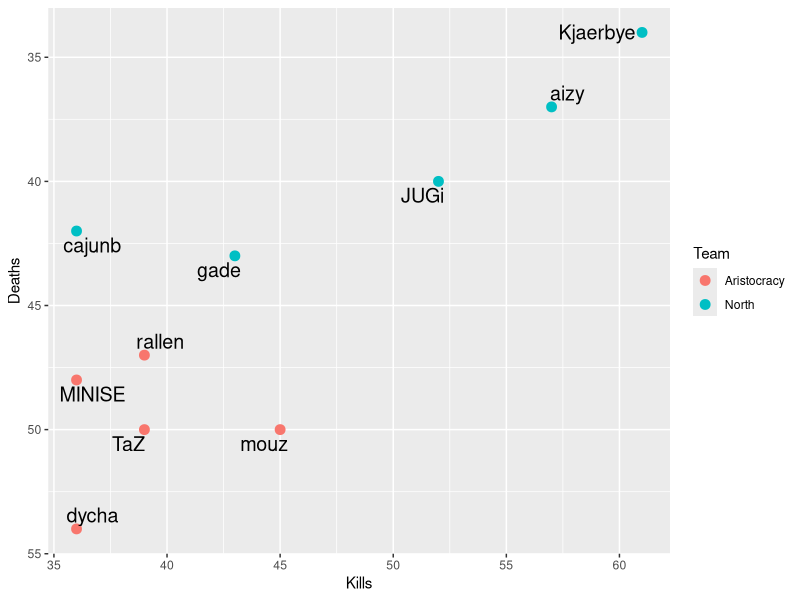
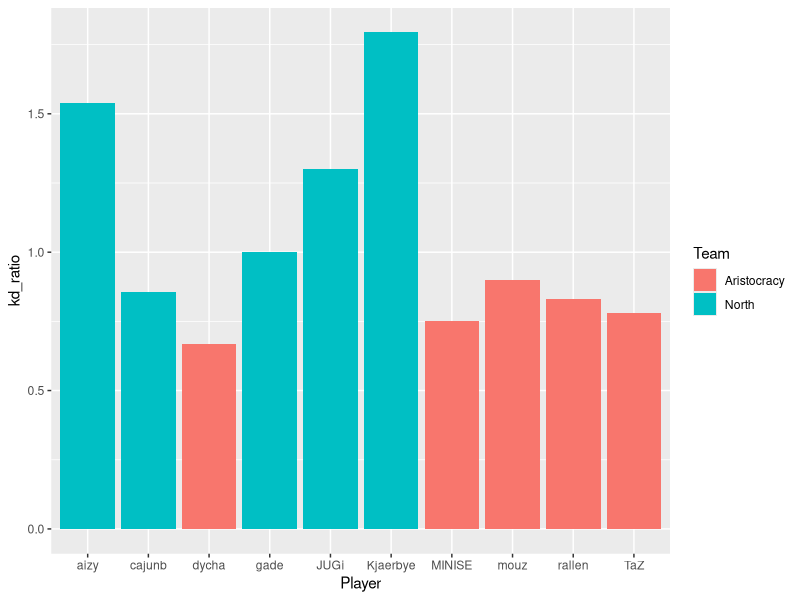

Write the R code that produced these figures, in order.
## ---- chunk 1
library(ggplot2)
library(data.table)
library(ggrepel)

setwd("/home/jakubowskim/studia/semIII/twd/twd_git/2020Z-TechnikiWizualizacjiDanych/PraceDomowe/TYDZIEN2/JakubowskiMikolaj")
match_data <- read.csv("data.csv")
## ---- chunk 2
#death/kill plot
ggplot(match_data, aes(x = Kills, y = Deaths, label = Player, color = Team)) +
  scale_y_continuous(trans = "reverse") +
  geom_point(size = 3) +
  geom_text_repel(size = 5, force = 1, color = "black") 
## ---- chunk 3
#obliczenie k/d i dodanie do ramki
kd_ratio <- match_data$Kills/match_data$Deaths
match_data <- cbind(match_data, kd_ratio)

#k/d plot

ggplot(match_data, aes(x = Player, y = kd_ratio, fill = Team)) +
  geom_bar(stat = "identity")
